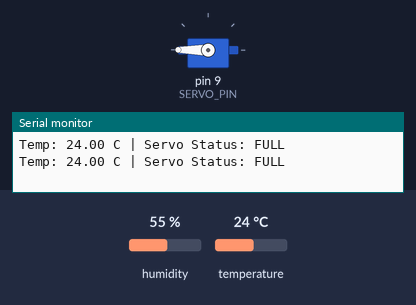
A sketch run on a simulated Arduino Uno, built with avr-gcc and run on an emulated ATmega328P. Parts: servo, the last lines printed to the serial monitor. The inputs (shaded band) are chosen by the test bench; at power-on: temperature 24 °C, humidity 55 %.

Above: at 2.8 s.
2.9 s: temperature set to 25.6 °C
At 4.8 s:
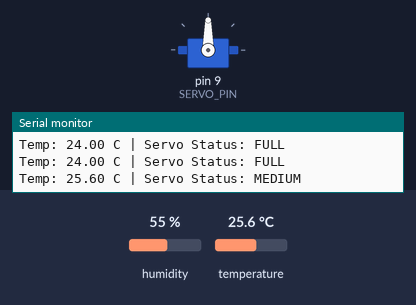
5.6 s: temperature set to 29.6 °C
8.3 s: temperature set to 30.8 °C
At 11.2 s:
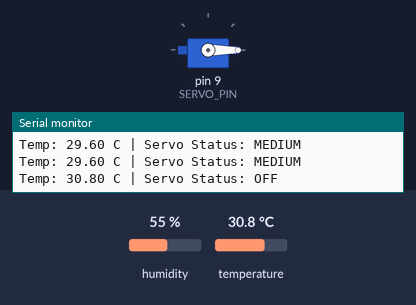
11.5 s: temperature set to 12 °C
At 13.0 s:
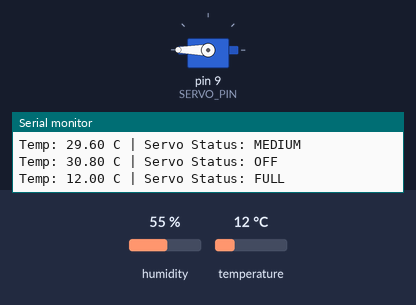
14.2 s: temperature set to 28 °C
At 16.5 s:
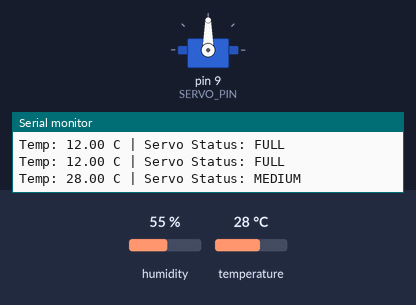
Timing chart, 0 to 18.0 s (numbered marks = the images above; inputs shaded):
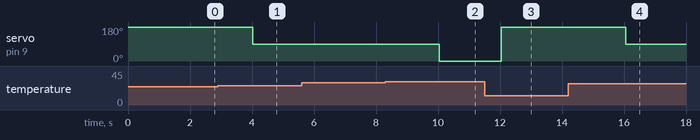

The sketch:

sketch.ino
```cpp
#include <DHT.h>
#include <Servo.h>

#define DHTPIN 2
#define DHTTYPE DHT22
#define SERVO_PIN 9

DHT dht(DHTPIN, DHTTYPE);
Servo fanServo;

void setup() {
  Serial.begin(9600);
  dht.begin();
  fanServo.attach(SERVO_PIN);
  fanServo.write(0);
}

void loop() {
  float temp = dht.readTemperature();

  if (isnan(temp)) {
    Serial.println("Error reading DHT22!");
    return;
  }

  int angle = 0;
  String status = "";


  if (temp > 25 && temp > 30) {
    angle = 0;
    status = "OFF";
  }
  else if (temp >= 25 && temp <= 30) {
    angle = 90;
    status = "MEDIUM";
  }
  else if (temp < 30) {
    angle = 180;
    status = "FULL";
  }

  fanServo.write(angle);


  Serial.print("Temp: ");
  Serial.print(temp);
  Serial.print(" C | Servo Status: ");
  Serial.println(status);

  delay(2000);
}
```

Measured:
- the behaviour switches between 24.9 and 25 °C on temperature (found by bisection; images 0 and 1)
- the behaviour switches between 30 and 30.1 °C on temperature (found by bisection; images 1 and 2)
- after the input at 2.9 s, servo on pin 9 (SERVO_PIN): 180° → 90° after 1.1 s
- after the input at 8.3 s, servo on pin 9 (SERVO_PIN): 90° → 0° after 1.7 s
- after the input at 11.5 s, servo on pin 9 (SERVO_PIN): 0° → 180° after 0.54 s
- after the input at 14.2 s, servo on pin 9 (SERVO_PIN): 180° → 90° after 1.9 s
